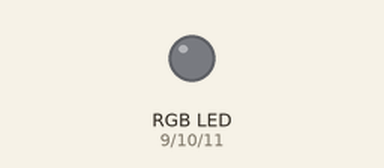
Simulated run of this sketch. Board: Arduino Uno, built with avr-gcc and run on an emulated ATmega328P. Parts: an RGB LED mixed from three pins (HIGH = lit).

Above: at 0.1 s.
At 2.16 s:
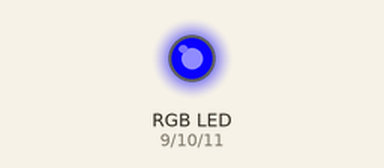
At 11.47 s:
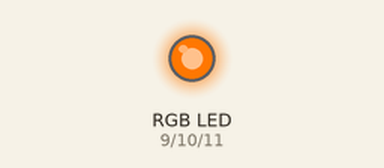
At 20.77 s:
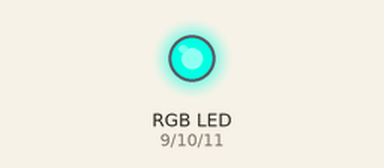
At 30.08 s:
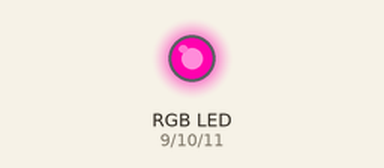
At 39.69 s:
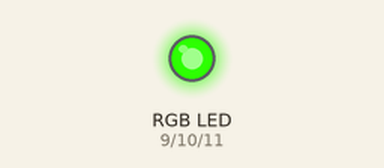
Timing chart, 0 to 40.0 s (numbered marks = the images above):
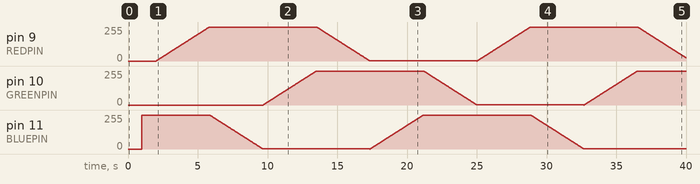

The sketch:

rgb_led_colorswirl.ino
```cpp
    // color swirl! connect an RGB LED to the PWM pins as indicated
    // in the #defines
    // public domain, enjoy!

    #define REDPIN   9
    #define GREENPIN 10
    #define BLUEPIN  11

    #define FADESPEED 15     // make this higher to slow down

    void setup() {
      pinMode(REDPIN, OUTPUT);
      pinMode(GREENPIN, OUTPUT);
      pinMode(BLUEPIN, OUTPUT);

      analogWrite(REDPIN, 0);
      analogWrite(GREENPIN, 0);
      analogWrite(BLUEPIN, 0);

      delay(1000);
      analogWrite(BLUEPIN, 255);
      delay(1000);

    }


    void loop() {
      int r, g, b;


      // fade from blue to violet  RED ^
      for (r = 0; r < 256; r++) {
        analogWrite(REDPIN, r);
        delay(FADESPEED);
      }
      // fade from violet to red
      for (b = 255; b > 0; b--) {
        analogWrite(BLUEPIN, b);
        delay(FADESPEED);
      }
      // fade from red to yellow
      for (g = 0; g < 256; g++) {
        analogWrite(GREENPIN, g);
        delay(FADESPEED);
      }
      // fade from yellow to green
      for (r = 255; r > 0; r--) {
        analogWrite(REDPIN, r);
        delay(FADESPEED);
      }
      // fade from green to teal
      for (b = 0; b < 256; b++) {
        analogWrite(BLUEPIN, b);
        delay(FADESPEED);
      }
      // fade from teal to blue
      for (g = 255; g > 0; g--) {
        analogWrite(GREENPIN, g);
        delay(FADESPEED);
      }
    }
```
